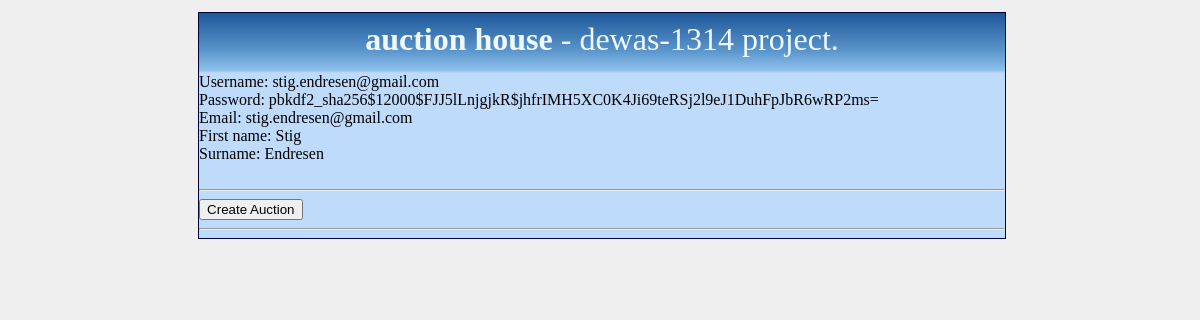
The page /userprofile (signed in) on the database as committed earlier.
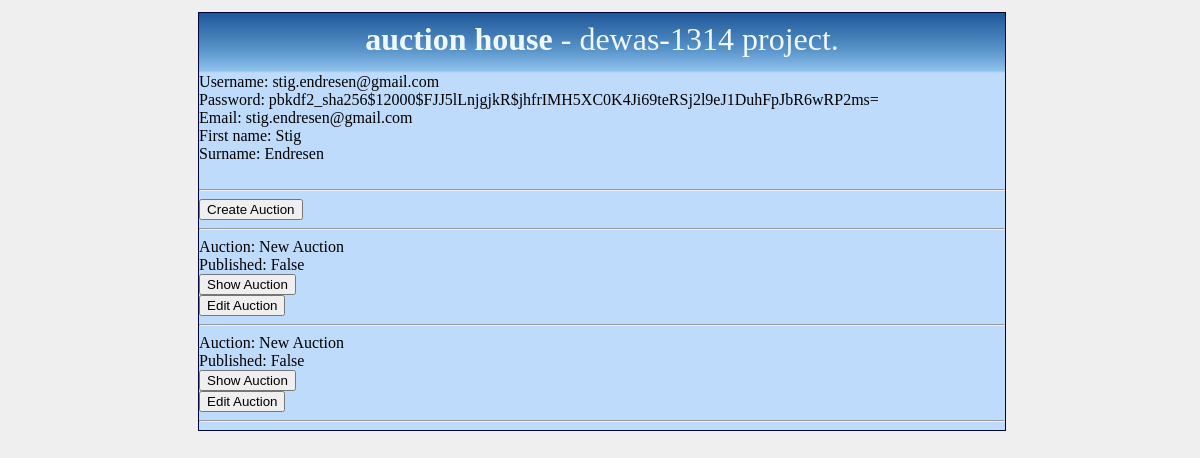
The same page on the database as committed later.
### AuctionApp/models.py (models this page shows, shortened)
class Auction(models.Model):
    id = models.AutoField(primary_key=True)
    ownerid = models.ForeignKey(User, related_name="created")
    starttime = models.DateTimeField(default=datetime.utcnow(), blank=True)
    endtime = models.DateTimeField(default=timezone.now(), blank=True)
    title = models.CharField(max_length=30, default="New Auction")
    content = models.TextField()
    version = models.IntegerField(default=0)
    min_price = models.FloatField(default=0.00)
    is_active = models.BooleanField(default=False)
    is_locked = models.BooleanField(default=False)
    latest_bid_by = models.ForeignKey(User, related_name="bids")

### AuctionApp/views.py (the view)
@login_required(login_url="/auctionhouse/")
def get_user(request):
    tmp_user = request.user
    request.session.set_expiry(1800)
    auctions = Auction.objects.filter(ownerid=tmp_user)
    return render(request, "user_profile.html", {'user': tmp_user, 'auctions': auctions})

### templates/user_profile.html (shortened to what this page needs)
{% include "head.html" %}
{% include "body.html" %}
<article>
	<div>
		Username: {{ user.username }}<br>
		Password: {{ user.password }}<br>
		Email: {{ user.email }}<br>
		First name: {{ user.first_name }}<br>
		Surname: {{ user.last_name }}<br>
	</div>
	<br>
	<hr>
	<div>
		<form action="/auction/" method="post">
			<input type="submit" value="Create Auction">
		</form>
		<hr>
		{% for i in auctions %}
			Auction: {{ i.title }}<br>
			Published: {{ i.is_active }}
			<form action="/auction/{{ i.id }}/" method="post">
				<input type="submit" name="showauction" value="Show Auction">
			</form>
			<form action="/editauction/{{ i.id }}/" method="post">
				<input type="submit" name="editauction" value="Edit Auction">
			</form>
			<hr>
		{% endfor %}
	</div>
</article>
{% include "footer.html" %}

Rows that differ between the two databases and show on the page:
added Auction: title "New Auction", is_active "False"
added Auction: title "New Auction", is_active "False"
